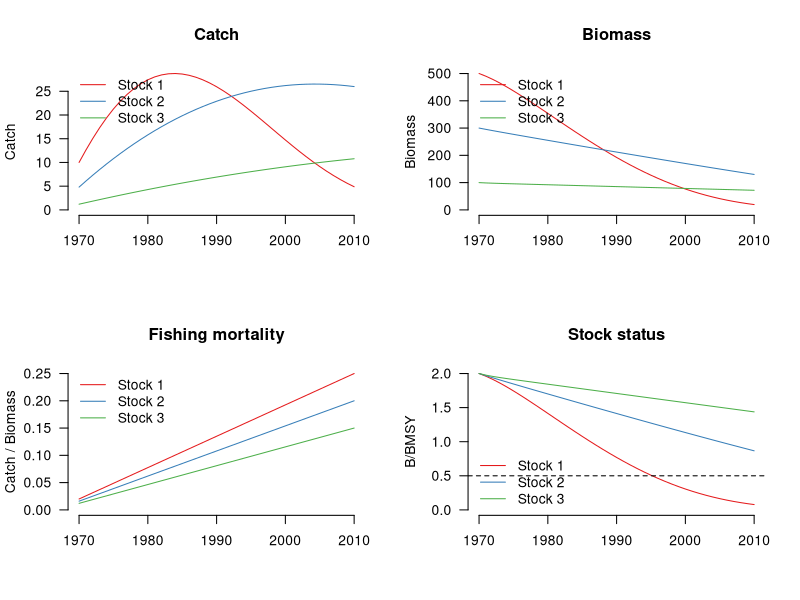

Generate this figure with R: (Note: this script raises an error after producing the figure.)

# Setup
################################################################################

# Clear workspace
rm(list = ls())

# Turn off sci notation
options(scipen=999)

# Packages
library(plyr)
library(dplyr)
library(tidyr)
library(reshape2)
library(RColorBrewer)


# Plotting functions
################################################################################

# Plot catch time series
plot_catch <- function(C_mat, yrs){
  nstocks <- ncol(C_mat)
  cmax <- max(C_mat)
  colors <- brewer.pal(nstocks, "Set1")
  plot(x=yrs, y=C_mat[,1], bty="n", type="l", las=1, col=colors[1],
       ylim=c(0,cmax), xlab="", ylab="Catch", main="Catch") 
  for(i in 2:nstocks){
    lines(x=yrs, y=C_mat[,i], col=colors[i])
  }
  legend("topleft", bty="n", legend=paste("Stock", 1:nstocks), col=colors, lty=1)
}

# Plot biomass time series
plot_biomass <- function(B_mat, yrs){
  nstocks <- ncol(C_mat)
  bmax <- max(B_mat)
  colors <- brewer.pal(nstocks, "Set1")
  plot(x=yrs, y=B_mat[,1], bty="n", type="l", las=1, col=colors[1],
       ylim=c(0,bmax), xlab="", ylab="Biomass", main="Biomass") 
  for(i in 2:nstocks){
    lines(x=yrs, y=B_mat[,i], col=colors[i])
  }
  legend("topleft", bty="n", legend=paste("Stock", 1:nstocks), col=colors, lty=1)
}

# Plot fishing mortality time series
plot_f <- function(F_mat, yrs){
  nstocks <- ncol(F_mat)
  fmax <- max(F_mat)
  colors <- brewer.pal(nstocks, "Set1")
  plot(x=yrs, y=F_mat[,1], bty="n", type="l", las=1, col=colors[1],
       ylim=c(0,fmax), xlab="", ylab="Catch / Biomass", main="Fishing mortality") 
  for(i in 2:nstocks){
    lines(x=yrs, y=F_mat[,i], col=colors[i])
  }
  legend("topleft", bty="n", legend=paste("Stock", 1:nstocks), col=colors, lty=1)
}

# Plot B/BMSY time series
plot_bbmsy <- function(mat, yrs){
  nstocks <- ncol(mat)
  mmax <- max(mat)
  colors <- brewer.pal(nstocks, "Set1")
  plot(x=yrs, y=mat[,1], bty="n", type="l", las=1, col=colors[1],
       ylim=c(0,mmax), xlab="", ylab="B/BMSY", main="Stock status") 
  for(i in 2:nstocks){
    lines(x=yrs, y=mat[,i], col=colors[i])
  }
  abline(h=0.5, lty=2)
  legend("bottomleft", bty="n", legend=paste("Stock", 1:nstocks), col=colors, lty=1)
}

# Categorical status
bbmsy2status <- function(bbmsy){
  as.character(cut(bbmsy, breaks=c(0,0.5,1.5,999), labels=c("over", "fully", "under")))
}

# Simulate data
################################################################################

# Params
yrs <- 1970:2010
nyrs <- length(yrs)
nstocks <- 3
stocks <- paste("Stock", 1:nstocks)
r_true <- c(0.1, 0.3, 0.5)
k_true <- c(500, 300, 100)
msy_true <- r_true*k_true/4
bmsy_true <- k_true/2
fmsy_true <- r_true/2
res_true <- c("Low", "Medium", "Medium")
e_true <- seq(0.02,0.25,length.out=nyrs)
e_scalar_true <- c(1, 0.8, 0.6)

# Simulate data
# B[t+1] = bt[t] + r*bt[t]*(1-bt[t]/k) - ct[t]
B_mat_true <- matrix(data=NA, ncol=nstocks, nrow=nyrs)
C_mat <- matrix(data=NA, ncol=nstocks, nrow=nyrs)
B_mat_true[1,] <- k_true
C_mat[1,] <- k_true * e_true[1] * e_scalar_true
for(i in 1:nstocks){
  for(j in 2:nyrs){
    B_mat_true[j,i] <- B_mat_true[j-1,i] + r_true[i] * B_mat_true[j-1,i] * (1-B_mat_true[j-1,i]/k_true[i]) - C_mat[j-1,i]
    C_mat[j,i] <-  B_mat_true[j,i] * e_true[j] * e_scalar_true[i]
  }
}

# Calculate other time series
U_mat_true <- C_mat / B_mat_true
BBMSY_mat_true <- t(t(B_mat_true) / bmsy_true)

# Plot simulated data
par(mfrow=c(2,2))
plot_catch(C_mat, yrs)
plot_biomass(B_mat_true, yrs)
plot_f(U_mat_true, yrs)
plot_bbmsy(BBMSY_mat_true, yrs)



# Model functions
################################################################################

# Parameters
params <- c("r", "k")
nparam <- length(params)

# Starting values
par_init <- matrix(data=c(0.15,550,
                          0.35,250,
                          0.55,150), byrow=F, nrow=nparam, ncol=nstocks, dimnames=list(params, stocks))

# Multi-species catch-only model
# For testing: par <- par_init
mscom_nll <- function(par){
  
  # Parameters
  par <- matrix(par, nrow=nparam, ncol=nstocks, byrow=F, dimnames=list(params, stocks))
  ri <- par[1,]
  ki <- par[2,] 

  # Build biomass time series
  # B[t+1] = bt[t] + r*bt[t]*(1-bt[t]/k) - ct[t]
  B_mat <- matrix(data=NA, ncol=nstocks, nrow=nyrs)
  B_mat[1,] <- ki
  for(i in 1:nstocks){
    for(j in 2:nyrs){
      B_mat[j,i] <- B_mat[j-1,i] + ri[i] * B_mat[j-1,i] * (1-B_mat[j-1,i]/ki[i]) - C_mat[j-1,i]
    }
  }
  
  # Are all biomasses positive?
  # If biomass remains positive, calculate NLL
  # If biomass goes negative, report a large NLL
  pos_check <- sum(B_mat < 0)==0
  if(pos_check==T){
    
    # Derive fishing mortality time series
    F_mat <- C_mat / B_mat
    
    # Calculate log-ratio of secondary stocks to reference stock (first stock)
    F_ref <- F_mat[,2]
    F_other <- F_mat[,c(1,3)]
    z <- log(F_other / F_ref)
    z_avg <- apply(z, 2, mean)
    
    # Calculate SSQ of log-ratio and nll
    sq <- (z-z_avg)^2
    ssq <- colSums(sq)
    nll_E <- sum(-(nyrs/2)*log(ssq))
    
  }else{
    
    nll_E <- 9999
    
  }
  
  # Return NLL
  nll <- nll_E
  return(nll)
  
}

# Estimate parameters using optim()
optfit <- optim(par=par_init, fn=mscom_nll, control=list(maxit=10000))


# Extract parameters and build time series
################################################################################

# Extract results
get_results <- function(msfit){
  
  # Parameters
  par_est <- exp(msfit$par)
  r_est <- par_est[1:3]
  k_est <- par_est[4:6]
  msy_est <- r_est*k_est/4
  bmsy_est <- k_est/2
  fmsy_est <- r_est/2
  params <- data.frame(stocks, r_est, k_est, msy_est, bmsy_est, fmsy_est)
  
  # Build data
  B_mat <- matrix(data=NA, ncol=nstocks, nrow=nyrs)
  B_mat[1,] <- k_est
  for(i in 1:nstocks){
    # Extract coefs
    r <- r_est[i]
    k <- k_est[i]
    # Build trajectories
    for(j in 2:nyrs){
      B_mat[j,i] <- B_mat[j-1,i] + r * B_mat[j-1,i] * (1-B_mat[j-1,i]/k) - C_mat[j-1,i]
    }
  }
  
  # Other time series
  U_mat <- C_mat / B_mat
  BBMSY_mat <- t(t(B_mat) / bmsy_est)
  
  # Return output
  output <- list(params=params, B_mat=B_mat, U_mat=U_mat, BBMSY_mat=BBMSY_mat)
  return(output)
  
}


# Extract parameters
par <- optfit$par
r_pred <- par["r",]
k_pred <- par["k",]
msy_pred <- r_pred * k_pred / 4
bmsy_pred <- k_pred / 2
fmsy_pred <- r_pred / 2

# Build data
B_mat <- matrix(data=NA, ncol=nstocks, nrow=nyrs)
B_mat[1,] <- par["k",]
for(i in 1:nstocks){
  # Extract coefs
  r <- par["r",i]
  k <- par["k",i]
  # Build trajectories
  for(j in 2:nyrs){
    B_mat[j,i] <- B_mat[j-1,i] + r * B_mat[j-1,i] * (1-B_mat[j-1,i]/k) - C_mat[j-1,i]
  }
}
F_mat <- C_mat / B_mat
bbmsy_mat <- t(t(B_mat) / bmsy_pred)
bbmsy_end <- bbmsy_mat[nyrs,]
status_end <- bbmsy2status(bbmsy_end)

# Compare predictions
pmat <- data.frame(stocks, 
                   r_true=ri_true, r_pred,
                   k_true=ki_true, k_pred,
                   msy_true, msy_pred,
                   bmsy_true, bmsy_pred,
                   fmsy_true, fmsy_pred,
                   bbmsy_end_true, bbmsy_end,
                   status_end_true, status_end)

# Plot predictions
plot_biomass(B_mat, yrs)
plot_f(F_mat, yrs)













  
